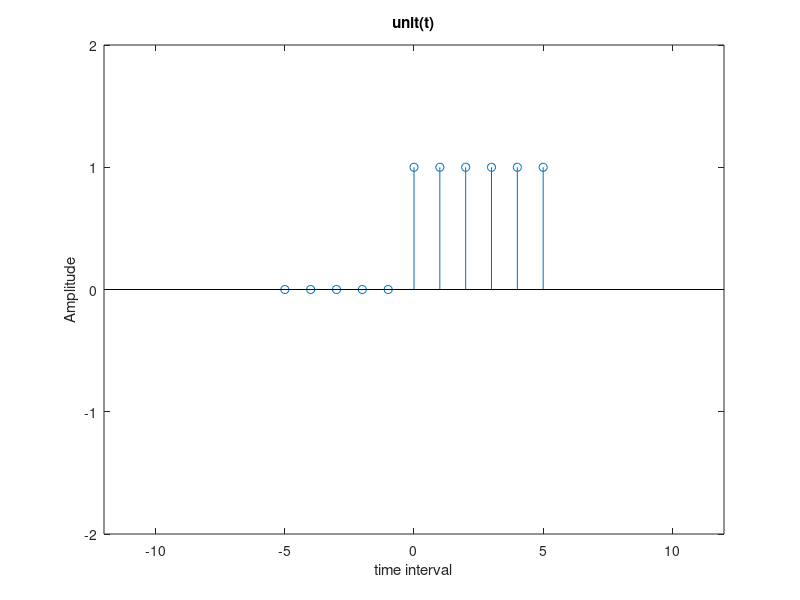

The MATLAB script that drew this image:

%unit step function.
clear all;
close all;
clc;
n=-5:5;
u=[zeros(1,5) ones(1,6)];
stem(n,u);
axis([-12 12 -2 2]);
xlabel('time interval');
ylabel('Amplitude');
title('unit(t)');
